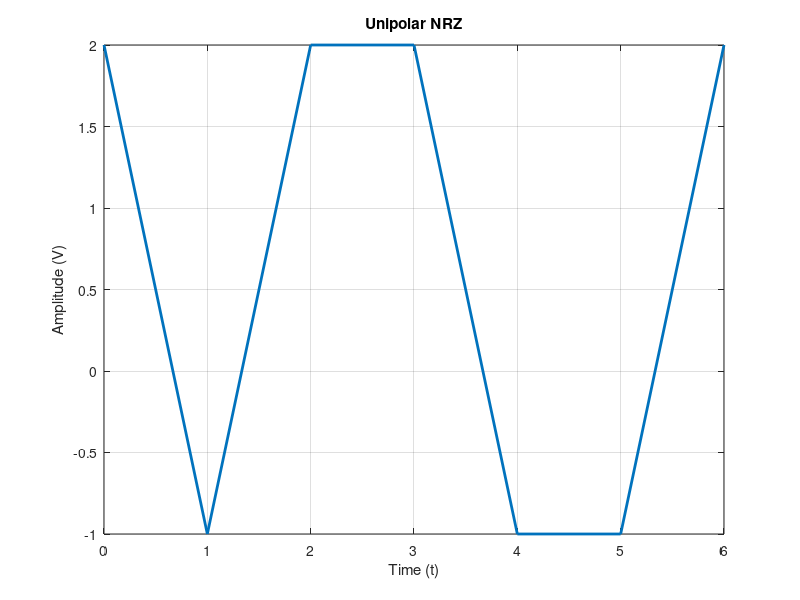

The MATLAB script that drew this image:
% Define the input binary data sequence
data = [1, 0, 1, 1, 0, 0, 1];

% Define the time axis
T = length(data);
t = 0:T-1;

% Generate the unipolar NRZ signal
unipolar_nrz = 3*data-1;

% Plot the generated unipolar NRZ signal
plot(t, unipolar_nrz, 'LineWidth', 2);
xlabel('Time (t)');
ylabel('Amplitude (V)');
title('Unipolar NRZ');
grid on;
